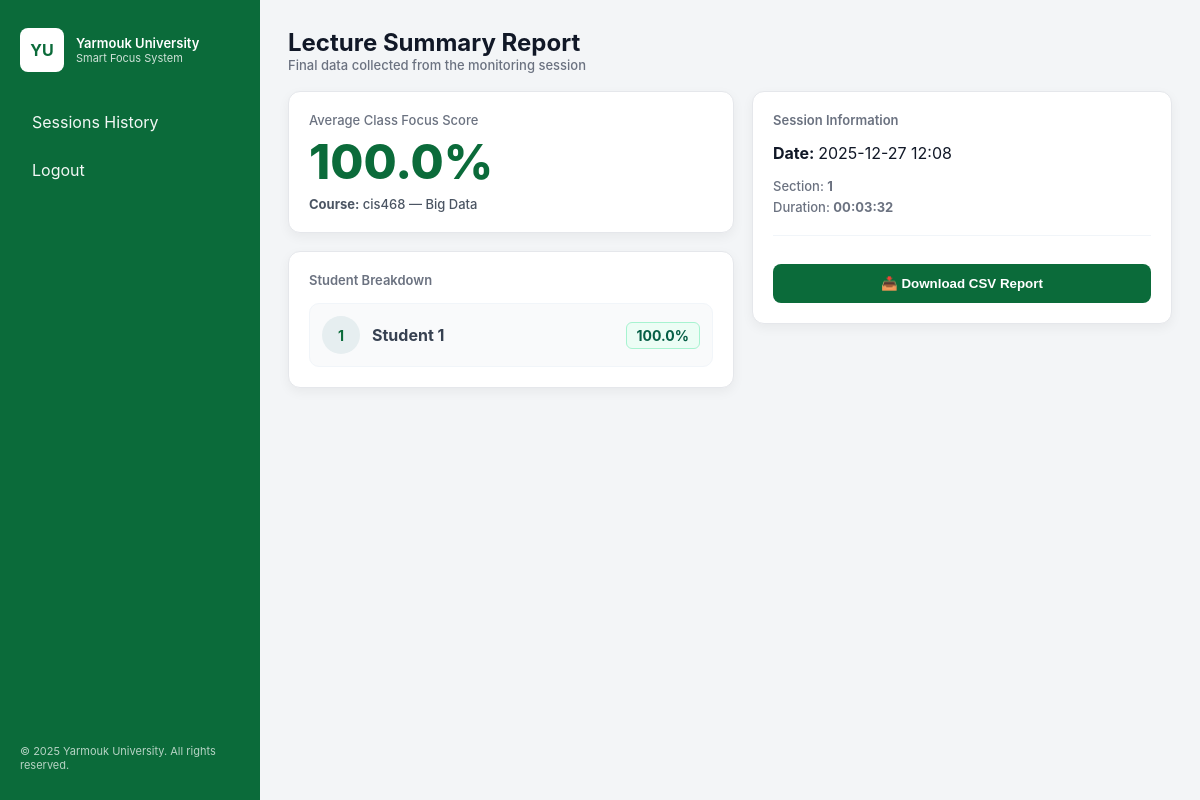
The app's page /last-report?id=2 with its own data.
### tables this page shows
CREATE TABLE courses (
        course_code TEXT PRIMARY KEY, -- مثل CS101
        course_name TEXT NOT NULL
    );

CREATE TABLE student_focus_data (
        record_id INTEGER PRIMARY KEY AUTOINCREMENT,
        session_id INTEGER,
        student_id INTEGER,
        focus_score REAL,
        FOREIGN KEY (session_id) REFERENCES sessions (session_id),
        FOREIGN KEY (student_id) REFERENCES students (student_id)
    );

CREATE TABLE students (
        student_id INTEGER PRIMARY KEY, -- الرقم الجامعي
        student_name TEXT NOT NULL
    );

CREATE TABLE sections (
        section_id INTEGER PRIMARY KEY AUTOINCREMENT,
        course_code TEXT,
        ins_id INTEGER,
        section_num INTEGER, -- رقم الشعبة 1، 2، 3
        FOREIGN KEY (course_code) REFERENCES courses (course_code),
        FOREIGN KEY (ins_id) REFERENCES instructors (ins_id)
    );

### app.py (the view)
@app.route('/last-report')
def last_report():
    sess_id = request.args.get('id')
    conn = get_db_connection()
    report_data = conn.execute('''
        SELECT s.*, c.course_code, c.course_name, sec.section_num, sec.section_id
        FROM sessions s
        JOIN sections sec ON s.section_id = sec.section_id
        JOIN courses c ON sec.course_code = c.course_code
        WHERE s.session_id = ?
    ''', (sess_id,)).fetchone()
    students_data = conn.execute('''
        SELECT st.student_name, fd.focus_score
        FROM student_focus_data fd
        JOIN students st ON fd.student_id = st.student_id
        WHERE fd.session_id = ?
    ''', (sess_id,)).fetchall()
    conn.close()
    return render_template('last_p.html', report=report_data, students=students_data)

### app.py (called while the page is built)
def get_db_connection():
    conn = sqlite3.connect('smart_focus.db')
    conn.row_factory = sqlite3.Row
    return conn

### templates/last_p.html (shortened to what this page needs)
<!DOCTYPE html>
<html lang="en">
<head>
</head>
<body>
<div class="app">
    <aside class="sidebar">
        <div class="brand">
            <div class="logo">YU</div>
            <div>
                <div style="font-size:13px; font-weight:600;">Yarmouk University</div>
                <div style="font-size:11px; opacity:0.8">Smart Focus System</div>
            </div>
        </div>
        <nav>
            <a class="nav-item" href="{{ url_for('history', section_id=report.section_id) }}">Sessions History</a>
            <a class="nav-item" href="{{ url_for('logout') }}">Logout</a>
        </nav>
        <div style="margin-top:auto; font-size:11px; opacity:0.7">© 2025 Yarmouk University. All rights reserved.</div>
    </aside>
    <main class="main">
        <header class="top">
            <div>
                <h1 style="margin:0; font-size: 24px;">Lecture Summary Report</h1>
                <div class="sub">Final data collected from the monitoring session</div>
            </div>
        </header>
        <section class="grid">
            <div class="left-col">
                <div class="card">
                   <div class="sub">Average Class Focus Score</div>
                   <div class="focus-big">{{ report.avg_focus }}%</div>
                   <div class="sub" style="margin-top:6px; color: #4b5563;">
                        <strong>Course:</strong> {{ report.course_code }} — {{ report.course_name }}
                  </div>
            </div>
                <div class="card">
                    <div class="sub" style="margin-bottom: 15px; font-weight: 600;">Student Breakdown</div>
                     <div class="students-list">
                        {% for s in students %}
                        <div class="student">
                            <div class="meta">
                               <div class="avatar">{{ loop.index }}</div>
                               <div><div style="font-weight:700; color: #374151;">{{ s.student_name }}</div></div>
                            </div>
                            <div class="badge {% if s.focus_score >= 70 %}high{% elif s.focus_score >= 40 %}mid{% else %}low{% endif %}">
                              {{ s.focus_score }}%
                            </div>
                        </div>
                        {% else %}
                        <div style="text-align: center; padding: 20px;">
                             <p class="sub">No individual student data was recorded in this session.</p>
                        </div>
                             {% endfor %}
                    </div>
                </div>
            </div>
            <div class="right-col">
                <div class="card">
                    <div class="sub" style="font-weight: 600;">Session Information</div>
                    <div style="font-weight:700; margin: 15px 0; color: #111827;">
                         Date: <span style="font-weight:400">{{ report.created_at[:16] }}</span>
                    </div>
                    <div class="sub" style="margin-bottom: 5px;">Section: <strong>{{ report.section_num }}</strong></div>
                    <div class="sub">Duration: <strong>{{ report.duration }}</strong></div>
                    <hr style="border:0; border-top:1px solid #f1f5f9; margin: 20px 0;">
                    <button class="btn" onclick="downloadReport()">📥 Download CSV Report</button>
                </div>
            </div>
        </section>
    </main>
</div>
</body>
</html>

### templates/last_p.html (style rules this page uses)
:root { --y-green: #0b6b3a; --muted: #6b7280; --surface: #ffffff; --bg: #f3f5f7; }
* { box-sizing: border-box; }
body { margin: 0; font-family: 'Poppins', Inter, sans-serif; background: var(--bg); color: #111827; }
.app { display: grid; grid-template-columns: 260px 1fr; min-height: 100vh; }
.sidebar { background: var(--y-green); color: white; padding: 28px 20px; display: flex; flex-direction: column; gap: 18px; }
.brand { display: flex; gap: 12px; align-items: center; }
.logo { width: 44px; height: 44px; border-radius: 8px; background: white; color: var(--y-green); display: flex; align-items: center; justify-content: center; font-weight: 700; }
nav { margin-top: 12px; display: flex; flex-direction: column; gap: 8px; }
.nav-item { padding: 10px 12px; border-radius: 8px; color: rgba(255, 255, 255, 0.95); text-decoration: none; display: flex; gap: 12px; transition: 0.3s; }
.main { padding: 28px; }
header.top { display: flex; justify-content: space-between; align-items: center; margin-bottom: 18px; }
.grid { display: grid; grid-template-columns: 1fr 420px; gap: 18px; align-items: start; }
.left-col { display: grid; gap: 18px; }
.card { background: var(--surface); border-radius: 12px; padding: 20px; box-shadow: 0 4px 12px rgba(0,0,0,0.05); border: 1px solid #e5e7eb; }
.focus-big { font-size: 48px; color: var(--y-green); font-weight: 800; line-height: 1; margin: 10px 0; }
.sub { color: var(--muted); font-size: 13px; font-weight: 500; }
.students-list { display: flex; flex-direction: column; gap: 10px; }
.student { display: flex; justify-content: space-between; align-items: center; padding: 12px; border-radius: 10px; background: #f9fafb; border: 1px solid #f1f5f9; }
.student .meta { display: flex; gap: 12px; align-items: center; }
.avatar { width: 38px; height: 38px; border-radius: 50%; background: #e6eef0; display: flex; align-items: center; justify-content: center; color: var(--y-green); font-weight: 700; font-size: 14px; }
.btn { background: var(--y-green); color: white; border: none; padding: 12px 14px; border-radius: 8px; cursor: pointer; font-weight: 600; width: 100%; margin-top: 8px; transition: 0.2s; text-align: center; display: inline-block; text-decoration: none; }
.badge { font-weight: 700; padding: 4px 10px; border-radius: 6px; font-size: 14px; }
.high { color: #065f46; background: #ecfdf5; border: 1px solid #a7f3d0; }

### records on screen
courses: course_code "cis468", course_name "Big Data"
student_focus_data: student_name "Student 1", focus_score "100.0"
sections: section_num "1"

### other values on screen
{{ report.avg_focus }} "100.0"
{{ report.created_at[:16] }} "2025-12-27 12:08"
{{ report.duration }} "00:03:32"
